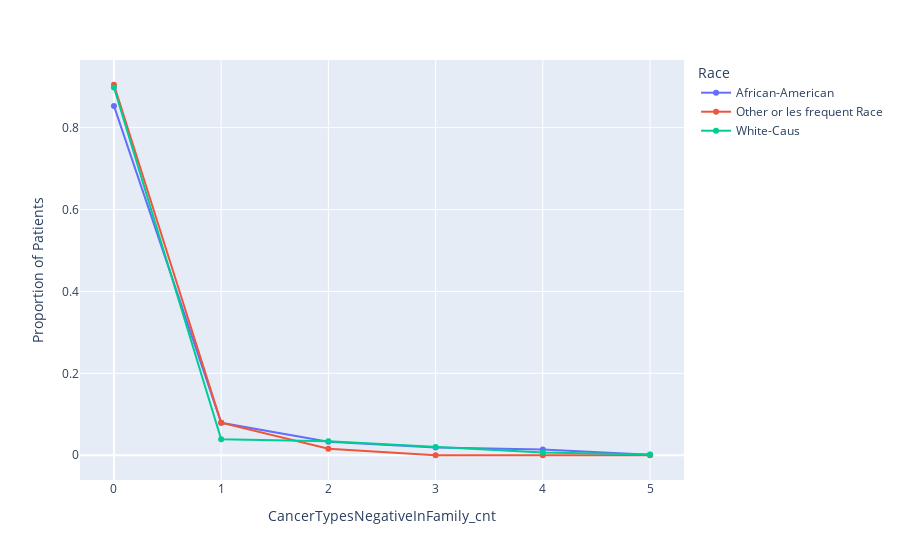

Write notebook code for a chart like this one.
### Code cell
px.line(to_plot, x='CancerTypesNegativeInFamily_cnt', y = 'Proportion of Patients', color='Race',  markers=True)

### Figure 1 — Plotly figure (JSON) as saved in the notebook; plotly's stock layout.template omitted (floating-point values rounded to 4 significant figures)
{"data": [{"hovertemplate": "Race=African-American<br>CancerTypesNegativeInFamily_cnt=%{x}<br>Proportion of Patients=%{y}<extra></extra>", "legendgroup": "African-American", "line": {"color": "#636efa", "dash": "solid"}, "marker": {"symbol": "circle"}, "mode": "lines+markers", "name": "African-American", "orientation": "v", "showlegend": true, "type": "scatter", "x": [0, 1, 2, 3, 4, 5], "xaxis": "x", "y": [0.8531, 0.07918, 0.03321, 0.01916, 0.01405, 0.001277], "yaxis": "y"}, {"hovertemplate": "Race=Other or les frequent Race<br>CancerTypesNegativeInFamily_cnt=%{x}<br>Proportion of Patients=%{y}<extra></extra>", "legendgroup": "Other or les frequent Race", "line": {"color": "#EF553B", "dash": "solid"}, "marker": {"symbol": "circle"}, "mode": "lines+markers", "name": "Other or les frequent Race", "orientation": "v", "showlegend": true, "type": "scatter", "x": [0, 1, 2, 3, 4, 5], "xaxis": "x", "y": [0.9048, 0.07937, 0.01587, 0, 0, 0], "yaxis": "y"}, {"hovertemplate": "Race=White-Caus<br>CancerTypesNegativeInFamily_cnt=%{x}<br>Proportion of Patients=%{y}<extra></extra>", "legendgroup": "White-Caus", "line": {"color": "#00cc96", "dash": "solid"}, "marker": {"symbol": "circle"}, "mode": "lines+markers", "name": "White-Caus", "orientation": "v", "showlegend": true, "type": "scatter", "x": [0, 1, 2, 3, 4, 5], "xaxis": "x", "y": [0.8981, 0.03912, 0.03423, 0.02037, 0.00652, 0.00163], "yaxis": "y"}], "layout": {"legend": {"title": {"text": "Race"}, "tracegroupgap": 0}, "margin": {"t": 60}, "xaxis": {"anchor": "y", "domain": [0, 1], "title": {"text": "CancerTypesNegativeInFamily_cnt"}}, "yaxis": {"anchor": "x", "domain": [0, 1], "title": {"text": "Proportion of Patients"}}}}
